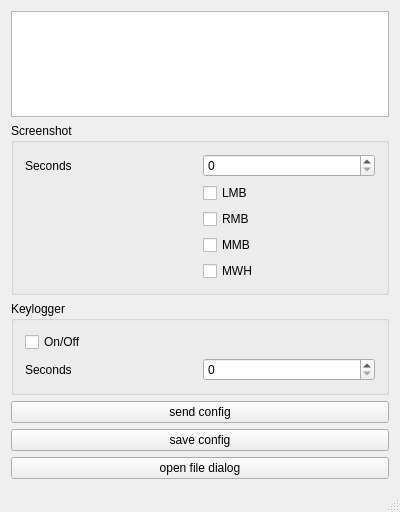
<?xml version="1.0" encoding="UTF-8"?>
<ui version="4.0">
 <class>Server</class>
 <widget class="QMainWindow" name="Server">
  <property name="geometry">
   <rect>
    <x>0</x>
    <y>0</y>
    <width>400</width>
    <height>512</height>
   </rect>
  </property>
  <property name="minimumSize">
   <size>
    <width>400</width>
    <height>400</height>
   </size>
  </property>
  <property name="windowTitle">
   <string>Server</string>
  </property>
  <widget class="QWidget" name="centralWidget">
   <layout class="QGridLayout" name="gridLayout_4">
    <item row="2" column="0">
     <widget class="QPushButton" name="buttonSendConfig">
      <property name="text">
       <string>send config</string>
      </property>
     </widget>
    </item>
    <item row="3" column="0">
     <widget class="QPushButton" name="buttonSaveConfig">
      <property name="text">
       <string>save config</string>
      </property>
     </widget>
    </item>
    <item row="0" column="0">
     <layout class="QGridLayout" name="gridLayout">
      <item row="1" column="0">
       <widget class="QGroupBox" name="groupAction">
        <property name="title">
         <string>Screenshot</string>
        </property>
        <layout class="QGridLayout" name="gridLayout_7">
         <item row="0" column="0">
          <layout class="QGridLayout" name="gridLayoutAction">
           <item row="2" column="1">
            <widget class="QCheckBox" name="checkRMB">
             <property name="text">
              <string>RMB</string>
             </property>
            </widget>
           </item>
           <item row="1" column="1">
            <widget class="QCheckBox" name="checkLMB">
             <property name="text">
              <string>LMB</string>
             </property>
            </widget>
           </item>
           <item row="0" column="1">
            <widget class="QSpinBox" name="spinSeconds">
             <property name="maximum">
              <number>1000</number>
             </property>
             <property name="singleStep">
              <number>10</number>
             </property>
            </widget>
           </item>
           <item row="0" column="0">
            <widget class="QLabel" name="labelSeconds">
             <property name="text">
              <string>Seconds</string>
             </property>
            </widget>
           </item>
           <item row="4" column="1">
            <widget class="QCheckBox" name="checkMWH">
             <property name="text">
              <string>MWH</string>
             </property>
            </widget>
           </item>
           <item row="3" column="1">
            <widget class="QCheckBox" name="checkMMB">
             <property name="text">
              <string>MMB</string>
             </property>
            </widget>
           </item>
          </layout>
         </item>
        </layout>
       </widget>
      </item>
      <item row="0" column="0">
       <widget class="QTreeView" name="treeUsers">
        <property name="sizePolicy">
         <sizepolicy hsizetype="Expanding" vsizetype="Expanding">
          <horstretch>0</horstretch>
          <verstretch>0</verstretch>
         </sizepolicy>
        </property>
       </widget>
      </item>
      <item row="2" column="0">
       <widget class="QGroupBox" name="groupBox">
        <property name="minimumSize">
         <size>
          <width>0</width>
          <height>0</height>
         </size>
        </property>
        <property name="title">
         <string>Keylogger</string>
        </property>
        <layout class="QGridLayout" name="gridLayout_3">
         <item row="0" column="0">
          <layout class="QGridLayout" name="gridLayout_2">
           <item row="1" column="0">
            <widget class="QLabel" name="labelSeconds2">
             <property name="text">
              <string>Seconds</string>
             </property>
            </widget>
           </item>
           <item row="1" column="1">
            <widget class="QSpinBox" name="spinSeconds2">
             <property name="maximum">
              <number>1000</number>
             </property>
             <property name="singleStep">
              <number>10</number>
             </property>
            </widget>
           </item>
           <item row="0" column="0" colspan="2">
            <widget class="QCheckBox" name="checkOnOff">
             <property name="text">
              <string>On/Off</string>
             </property>
            </widget>
           </item>
          </layout>
         </item>
        </layout>
       </widget>
      </item>
     </layout>
    </item>
    <item row="4" column="0">
     <widget class="QPushButton" name="buttonFileDialog">
      <property name="styleSheet">
       <string notr="true"/>
      </property>
      <property name="text">
       <string>open file dialog</string>
      </property>
     </widget>
    </item>
   </layout>
  </widget>
  <widget class="QMenuBar" name="menuBar">
   <property name="geometry">
    <rect>
     <x>0</x>
     <y>0</y>
     <width>400</width>
     <height>20</height>
    </rect>
   </property>
  </widget>
  <widget class="QStatusBar" name="statusBar"/>
 </widget>
 <layoutdefault spacing="6" margin="11"/>
 <resources/>
 <connections/>
</ui>
